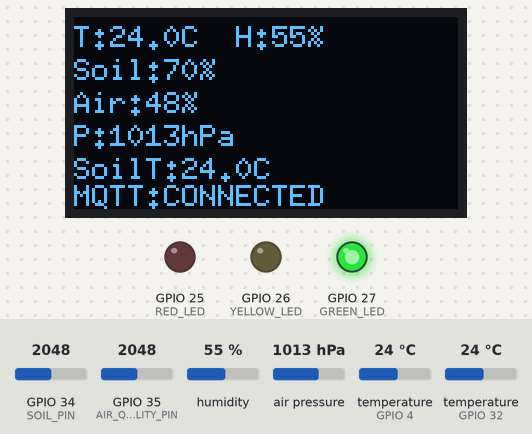
Recording of a sketch running on a simulated ESP32. Parts: 128×64 one-colour display, output pins drawn as LEDs (lit = HIGH). The test bench sets the inputs (shaded band); at power-on: temperature (sensors on GPIO 4, GPIO 32) 24 °C, GPIO 34 (SOIL_PIN) = 2048, GPIO 35 (AIR_QUALITY_PIN) = 2048, humidity 55 %, air pressure 1013 hPa. WiFi joins after 1.5 s; servers stay silent unless stated; the local clock reads 2024-03-15 10:24:30 at power-on unless the sketch sets it; no MQTT or app messages arrive unless stated; what the sketch prints to the serial monitor is not drawn.

Above: at 3.8 s.
3.9 s: temperature (sensor on GPIO 4) set to 15.3 °C
At 5.8 s:
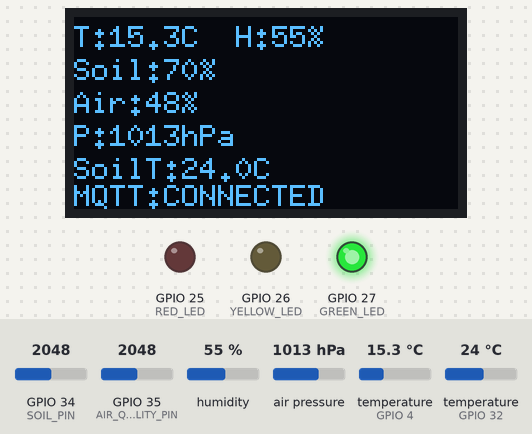
6.2 s: temperature (sensor on GPIO 4) set to 14.5 °C
At 7.2 s:
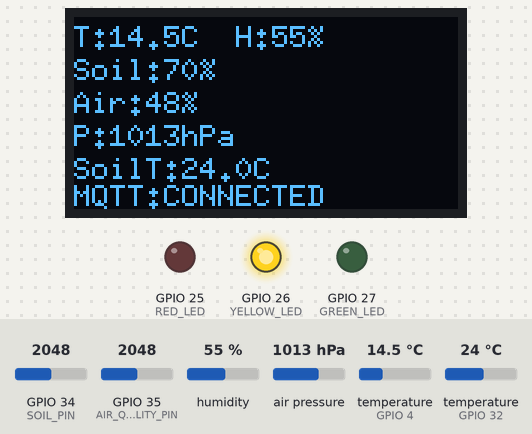
8.2 s: GPIO 34 (SOIL_PIN) set to 3485
At 9.7 s:
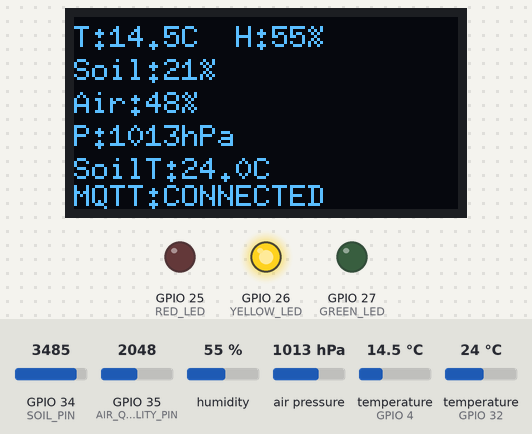
10.3 s: GPIO 34 (SOIL_PIN) set to 3550
At 11.8 s:
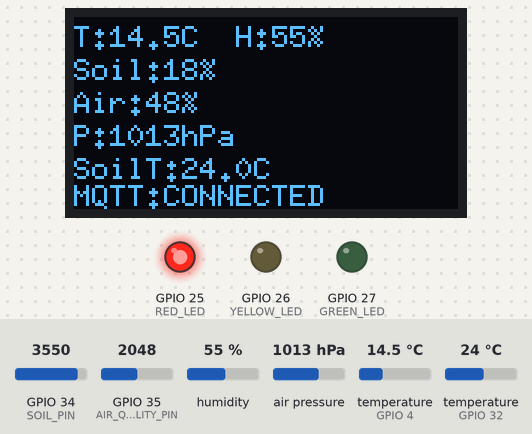
12.3 s: GPIO 34 (SOIL_PIN) set to 2866
At 13.5 s:
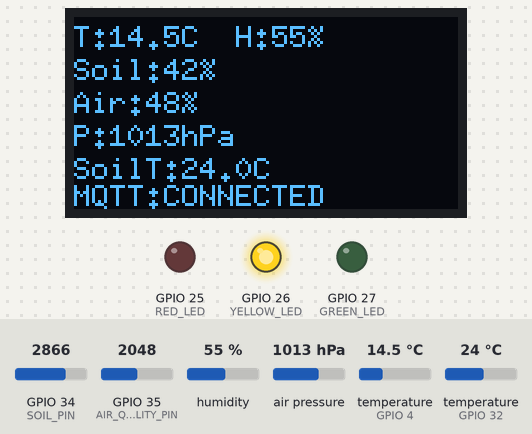
14.2 s: temperature (sensor on GPIO 4) set to 19 °C
At 16.1 s:
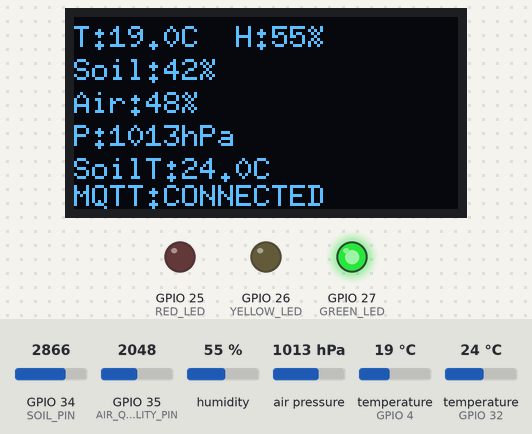
Timing chart, 0 to 17.2 s (numbered marks = the images above; inputs shaded):
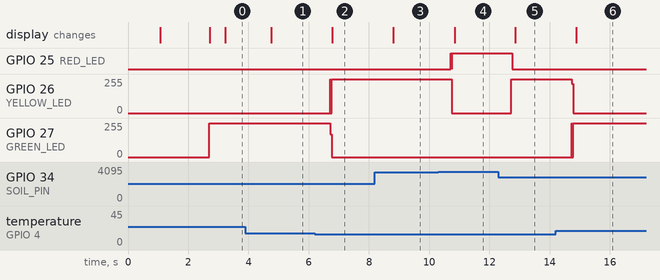

Measured:
- the behaviour switches between 15 and 14.9 °C on temperature (sensor on GPIO 4) (found by bisection; images 1 and 2)
- the behaviour switches between 3516 and 3517 on GPIO 34 (SOIL_PIN) (found by bisection; images 3 and 4)
- after the input at 3.9 s, the display: changes after 0.85 s (image 1)
- after the input at 6.2 s, GPIO 26 (YELLOW_LED): 0/255 → 255/255 after 0.51 s; GPIO 27 (GREEN_LED): 255/255 → 0/255 after 0.52 s; the display: changes after 0.58 s (image 2)
- after the input at 8.2 s, the display: changes after 0.61 s (image 3)
- after the input at 10.3 s, GPIO 25 (RED_LED): LOW → HIGH after 0.42 s, → LOW 0.02 s later, → HIGH 0.01 s later; GPIO 26 (YELLOW_LED): 255/255 → 0/255 after 0.46 s; the display: changes after 0.55 s (image 4)
- after the input at 12.3 s, GPIO 25 (RED_LED): HIGH → LOW after 0.46 s; GPIO 26 (YELLOW_LED): 0/255 → 255/255 after 0.43 s; the display: changes after 0.56 s (image 5)
- after the input at 14.2 s, GPIO 26 (YELLOW_LED): 255/255 → 0/255 after 0.54 s; GPIO 27 (GREEN_LED): 0/255 → 255/255 after 0.54 s; the display: changes after 0.69 s (image 6)

The sketch:

greenpulse.ino
```cpp
#include <WiFi.h>
#include <WiFiClientSecure.h>
#include <PubSubClient.h>
#include <ArduinoJson.h>
#include <time.h>

#include <DHT.h>
#include <Wire.h>
#include <Adafruit_BMP280.h>
#include <U8g2lib.h>
#include <OneWire.h>
#include <DallasTemperature.h>

#include "secrets.h"
#include "certificates.h"

// =====================================================
// PIN DEFINITIONS (EXACTLY AS SPECIFIED - UNCHANGED)
// =====================================================

// ---------- DHT22 ----------
#define DHT_PIN 4
#define DHT_TYPE DHT22

// ---------- Soil Moisture ----------
#define SOIL_PIN 34

// ---------- Air Quality ----------
#define AIR_QUALITY_PIN 35

// ---------- BMP280 / OLED I2C ----------
#define SDA_PIN 21
#define SCL_PIN 22

// ---------- DS18B20 ----------
#define DS18B20_PIN 32

// ---------- LEDs ----------
#define RED_LED 25
#define YELLOW_LED 26
#define GREEN_LED 27


// =====================================================
// SENSOR OBJECTS
// =====================================================

DHT dht(DHT_PIN, DHT_TYPE);

Adafruit_BMP280 bmp;

OneWire oneWire(DS18B20_PIN);
DallasTemperature ds18b20(&oneWire);

U8G2_SH1106_128X64_NONAME_F_HW_I2C oled(
  U8G2_R0,
  U8X8_PIN_NONE
);


// =====================================================
// SENSOR VARIABLES
// =====================================================

float temperature = 0.0;
float humidity = 0.0;

int soilRaw = 0;
float soilPercent = 0.0;

int airQualityRaw = 0;
float airQualityPercent = 0.0;

float pressure = 0.0;

float soilTemperature = 0.0;


// =====================================================
// SOIL SENSOR CALIBRATION
// =====================================================
const int SOIL_DRY_VALUE = 4095;
const int SOIL_WET_VALUE = 1200;


// =====================================================
// AIR QUALITY CALIBRATION
// =====================================================
const int AIR_CLEAN_VALUE = 1000;
const int AIR_BAD_VALUE = 3000;


// =====================================================
// TIMING INTERVALS
// =====================================================

const unsigned long PUBLISH_INTERVAL        = 10000; // Publish telemetry every 10s
const unsigned long MQTT_RECONNECT_INTERVAL = 15000;
const unsigned long WIFI_RECONNECT_INTERVAL = 10000;

const unsigned long SENSOR_INTERVAL         = 2000;  // Periodic sensor read interval (prevents I2C bus lockup)
const unsigned long DHT_INTERVAL            = 2000;  // DHT22 minimum sampling interval
const unsigned long DS18B20_INTERVAL        = 2000;  // Soil temp interval
const unsigned long OLED_UPDATE_INTERVAL    = 500;   // Refresh screen 2x/sec


// =====================================================
// NETWORK OBJECTS
// =====================================================

WiFiClientSecure secureClient;
PubSubClient mqttClient(secureClient);


// =====================================================
// CONNECTION STATUS & TIMERS
// =====================================================

bool mqttConnected = false;

unsigned long lastPublishTime = 0;
unsigned long lastMQTTReconnectAttempt = 0;
unsigned long lastWiFiReconnectAttempt = 0;

unsigned long lastSensorRead = 0;
unsigned long lastDHTRead = 0;
unsigned long lastDS18B20Request = 0;
unsigned long lastDS18B20Conversion = 0;
unsigned long lastOLEDUpdate = 0;

bool ds18b20ConversionStarted = false;


// =====================================================
// FORWARD DECLARATIONS
// =====================================================

void connectToWiFi();
void connectToMQTT();
void syncNTP();

void handleMQTT();
void mqttCallback(char* topic, byte* payload, unsigned int length);

void readDHT22();
void readSoilMoisture();
void readAirQuality();
void readBMP280();
void readDS18B20();

void updatePriorityLEDs();
void updateOLED();

void publishSensorData();

String getUTCTimestamp();


// =====================================================
// SETUP
// =====================================================

void setup() {

  Serial.begin(115200);
  delay(1000);

  Serial.println();
  Serial.println("======================================");
  Serial.println("       GREENPULSE IoT DEVICE");
  Serial.println("======================================");

  // 1. GPIO / LEDs Initialization
  pinMode(RED_LED, OUTPUT);
  pinMode(YELLOW_LED, OUTPUT);
  pinMode(GREEN_LED, OUTPUT);

  digitalWrite(RED_LED, LOW);
  digitalWrite(YELLOW_LED, LOW);
  digitalWrite(GREEN_LED, LOW);

  // 2. I2C Bus Initialization
  Wire.begin(SDA_PIN, SCL_PIN);

  // 3. DHT22 Initialization
  dht.begin();
  Serial.println("DHT22 initialized.");

  // 4. DS18B20 Initialization (Non-blocking mode configured)
  ds18b20.begin();
  ds18b20.setWaitForConversion(false); // CRITICAL: Avoids 750ms blocking freeze in loop()!
  ds18b20.setResolution(10);           // 10-bit resolution (~187ms conversion time)
  Serial.print("DS18B20 devices found: ");
  Serial.println(ds18b20.getDeviceCount());

  // 5. BMP280 Initialization (Checks both 0x76 and alternate 0x77 I2C addresses)
  if (bmp.begin(0x76) || bmp.begin(0x77)) {
    Serial.println("BMP280 initialized successfully.");
    bmp.setSampling(
      Adafruit_BMP280::MODE_NORMAL,
      Adafruit_BMP280::SAMPLING_X2,
      Adafruit_BMP280::SAMPLING_X16,
      Adafruit_BMP280::FILTER_X16,
      Adafruit_BMP280::STANDBY_MS_500
    );
  } else {
    Serial.println("WARNING: BMP280 not detected on 0x76 or 0x77!");
  }

  // 6. OLED Initialization
  oled.begin();
  oled.clearBuffer();
  oled.setFont(u8g2_font_6x10_tf);
  oled.drawStr(0, 12, "GreenPulse IoT");
  oled.drawStr(0, 28, "Connecting WiFi...");
  oled.drawStr(0, 44, "Please wait");
  oled.sendBuffer();
  Serial.println("OLED initialized.");

  // 7. WiFi & NTP Time Sync
  connectToWiFi();
  syncNTP();

  // 8. AWS TLS Security Configuration (Loaded from certificates.h)
  Serial.println();
  Serial.println("Configuring AWS TLS...");
  secureClient.setCACert(AWS_CERT_CA);
  secureClient.setCertificate(AWS_CERT_CRT);
  secureClient.setPrivateKey(AWS_CERT_PRIVATE);
  Serial.println("AWS TLS certificates loaded successfully.");

  // 9. MQTT Client Setup
  mqttClient.setServer(AWS_IOT_ENDPOINT, AWS_IOT_PORT);
  mqttClient.setCallback(mqttCallback);
  mqttClient.setKeepAlive(120);
  mqttClient.setSocketTimeout(15);
  mqttClient.setBufferSize(2048);

  // 10. Initial MQTT Connection
  connectToMQTT();

  Serial.println();
  Serial.println("======================================");
  Serial.println("GreenPulse initialization complete.");
  Serial.println("======================================");
}


// =====================================================
// MAIN LOOP
// =====================================================

void loop() {

  // 1. Maintain WiFi Connection
  if (WiFi.status() != WL_CONNECTED) {
    mqttConnected = false;
    if (millis() - lastWiFiReconnectAttempt >= WIFI_RECONNECT_INTERVAL) {
      lastWiFiReconnectAttempt = millis();
      connectToWiFi();
    }
    delay(10);
    return;
  }

  // 2. Maintain MQTT Connection & Keepalive
  handleMQTT();

  // 3. Periodic Sensor Readings (DHT, DS18B20, Soil, Air, BMP280)
  readDHT22();
  readDS18B20();

  if (millis() - lastSensorRead >= SENSOR_INTERVAL) {
    lastSensorRead = millis();
    readSoilMoisture();
    readAirQuality();
    readBMP280();
  }

  // 4. Update LEDs according to health priorities
  updatePriorityLEDs();

  // 5. Update OLED Screen
  if (millis() - lastOLEDUpdate >= OLED_UPDATE_INTERVAL) {
    lastOLEDUpdate = millis();
    updateOLED();
  }

  delay(10);
}


// =====================================================
// WIFI CONNECTION & NTP TIME SYNC
// =====================================================

void connectToWiFi() {
  if (WiFi.status() == WL_CONNECTED) {
    return;
  }

  Serial.println();
  Serial.println("======================================");
  Serial.println("Connecting to Wi-Fi...");
  Serial.println("======================================");

  WiFi.mode(WIFI_STA);
  WiFi.setSleep(false);
  WiFi.setAutoReconnect(true);
  WiFi.begin(WIFI_SSID, WIFI_PASSWORD);

  int attempts = 0;
  while (WiFi.status() != WL_CONNECTED && attempts < 40) {
    delay(500);
    Serial.print(".");
    attempts++;
  }
  Serial.println();

  if (WiFi.status() == WL_CONNECTED) {
    Serial.println("Wi-Fi connected!");
    Serial.print("IP Address: ");
    Serial.println(WiFi.localIP());
    Serial.print("Wi-Fi RSSI: ");
    Serial.print(WiFi.RSSI());
    Serial.println(" dBm");
  } else {
    Serial.println("Wi-Fi connection failed. Will retry periodically.");
  }
}

void syncNTP() {
  Serial.println("Synchronizing NTP Time with pool.ntp.org...");
  configTime(0, 0, "pool.ntp.org", "time.nist.gov");

  time_t now = time(nullptr);
  int retry = 0;
  while (now < 100000 && retry < 20) {
    delay(300);
    Serial.print(".");
    now = time(nullptr);
    retry++;
  }
  Serial.println();

  if (now > 100000) {
    Serial.println("[OK] UTC Time synchronized successfully.");
  } else {
    Serial.println("[WARN] NTP sync pending, will retry in background.");
  }
}


// =====================================================
// MQTT CONNECTION (STABLE RECONNECT LOGIC)
// =====================================================

void connectToMQTT() {
  if (WiFi.status() != WL_CONNECTED) {
    return;
  }

  if (mqttClient.connected()) {
    mqttConnected = true;
    return;
  }

  Serial.println();
  Serial.println("======================================");
  Serial.println("Connecting to AWS IoT Core via TLS...");
  Serial.println("======================================");
  Serial.print("Endpoint: ");
  Serial.println(AWS_IOT_ENDPOINT);
  Serial.print("MQTT Client ID: ");
  Serial.println(MQTT_CLIENT_ID);

  bool connected = mqttClient.connect(MQTT_CLIENT_ID);

  if (connected) {
    mqttConnected = true;

    Serial.println();
    Serial.println("======================================");
    Serial.println("AWS IoT MQTT CONNECTED!");
    Serial.println("======================================");

    // Subscribe to topics
    mqttClient.subscribe(MQTT_AI_QUOTE_TOPIC);
    mqttClient.subscribe(MQTT_AI_ALERT_TOPIC);
    mqttClient.subscribe(MQTT_PLANT_STATUS_TOPIC);

    Serial.println("Subscribed to GreenPulse command topics.");
    lastPublishTime = millis();

  } else {
    mqttConnected = false;
    Serial.println();
    Serial.println("AWS IoT MQTT connection FAILED.");
    Serial.print("PubSubClient state: ");
    Serial.println(mqttClient.state());
  }
}


// =====================================================
// MQTT HANDLER
// =====================================================

void handleMQTT() {
  if (mqttClient.connected()) {
    mqttConnected = true;
    mqttClient.loop();

    // Periodic sensor publish
    if (millis() - lastPublishTime >= PUBLISH_INTERVAL) {
      publishSensorData();
      lastPublishTime = millis();
    }
    return;
  }

  if (mqttConnected) {
    mqttConnected = false;
    Serial.println("\n[MQTT] Connection lost. Reconnecting soon...");
  }

  if (millis() - lastMQTTReconnectAttempt >= MQTT_RECONNECT_INTERVAL) {
    lastMQTTReconnectAttempt = millis();
    connectToMQTT();
  }
}


// =====================================================
// MQTT CALLBACK
// =====================================================

void mqttCallback(char* topic, byte* payload, unsigned int length) {
  Serial.println();
  Serial.println("======================================");
  Serial.print("MQTT MESSAGE RECEIVED [");
  Serial.print(topic);
  Serial.println("]:");

  for (unsigned int i = 0; i < length; i++) {
    Serial.print((char)payload[i]);
  }
  Serial.println();
  Serial.println("======================================");
}


// =====================================================
// SENSOR READING FUNCTIONS
// =====================================================

void readDHT22() {
  if (millis() - lastDHTRead < DHT_INTERVAL) {
    return;
  }
  lastDHTRead = millis();

  float newHumidity = dht.readHumidity();
  float newTemperature = dht.readTemperature();

  if (!isnan(newHumidity) && !isnan(newTemperature)) {
    humidity = newHumidity;
    temperature = newTemperature;
  }
}

void readSoilMoisture() {
  long sum = 0;
  for (int i = 0; i < 5; i++) {
    sum += analogRead(SOIL_PIN);
    delayMicroseconds(50);
  }
  soilRaw = sum / 5;

  float mapped = (float)map(soilRaw, SOIL_DRY_VALUE, SOIL_WET_VALUE, 0, 100);
  soilPercent = constrain(mapped, 0.0f, 100.0f);
}

void readAirQuality() {
  long sum = 0;
  for (int i = 0; i < 5; i++) {
    sum += analogRead(AIR_QUALITY_PIN);
    delayMicroseconds(50);
  }
  airQualityRaw = sum / 5;

  float mapped = (float)map(airQualityRaw, AIR_CLEAN_VALUE, AIR_BAD_VALUE, 100, 0);
  airQualityPercent = constrain(mapped, 0.0f, 100.0f);
}

void readBMP280() {
  float p = bmp.readPressure();
  if (!isnan(p) && p > 30000.0f) {
    pressure = p / 100.0F; // Pa to hPa
  }
}

void readDS18B20() {
  // 1. Request conversion periodically
  if (!ds18b20ConversionStarted && (millis() - lastDS18B20Request >= DS18B20_INTERVAL)) {
    lastDS18B20Request = millis();
    ds18b20.requestTemperatures();
    ds18b20ConversionStarted = true;
    lastDS18B20Conversion = millis();
  }

  // 2. Read temperature once 10-bit conversion is ready (~250ms)
  if (ds18b20ConversionStarted && (millis() - lastDS18B20Conversion >= 250)) {
    float newTemperature = ds18b20.getTempCByIndex(0);
    if (newTemperature != DEVICE_DISCONNECTED_C && newTemperature > -40.0f && newTemperature < 100.0f && newTemperature != 85.0f) {
      soilTemperature = newTemperature;
    }
    ds18b20ConversionStarted = false;
  }
}


// =====================================================
// PRIORITY LED SYSTEM
// =====================================================

void updatePriorityLEDs() {
  digitalWrite(RED_LED, LOW);
  digitalWrite(YELLOW_LED, LOW);
  digitalWrite(GREEN_LED, LOW);

  // Critical alert
  if (soilPercent < 20 || temperature > 35 || temperature < 10) {
    digitalWrite(RED_LED, HIGH);
    return;
  }

  // Warning alert
  if (soilPercent < 40 || temperature > 30 || temperature < 15) {
    digitalWrite(YELLOW_LED, HIGH);
    return;
  }

  // Normal status
  digitalWrite(GREEN_LED, HIGH);
}


// =====================================================
// OLED DISPLAY
// =====================================================

void updateOLED() {
  oled.clearBuffer();
  oled.setFont(u8g2_font_6x10_tf);

  // Line 1: Ambient Temp & Humidity
  oled.setCursor(0, 10);
  oled.print("T:");
  oled.print(temperature, 1);
  oled.print("C  H:");
  oled.print(humidity, 0);
  oled.print("%");

  // Line 2: Soil Moisture
  oled.setCursor(0, 21);
  oled.print("Soil:");
  oled.print(soilPercent, 0);
  oled.print("%");

  // Line 3: Air Quality Indicator
  oled.setCursor(0, 32);
  oled.print("Air:");
  oled.print(airQualityPercent, 0);
  oled.print("%");

  // Line 4: Barometric Pressure
  oled.setCursor(0, 43);
  oled.print("P:");
  oled.print(pressure, 0);
  oled.print("hPa");

  // Line 5: Soil Temperature (DS18B20)
  oled.setCursor(0, 54);
  oled.print("SoilT:");
  oled.print(soilTemperature, 1);
  oled.print("C");

  // Line 6: MQTT Status
  oled.setCursor(0, 63);
  oled.print("MQTT:");
  if (mqttClient.connected()) {
    oled.print("CONNECTED");
  } else {
    oled.print("OFFLINE");
  }

  oled.sendBuffer();
}


// =====================================================
// PUBLISH SENSOR DATA (100% AWS IOT COMPLIANT)
// =====================================================

void publishSensorData() {
  if (!mqttClient.connected()) {
    Serial.println("[MQTT] Publish skipped: MQTT is disconnected.");
    return;
  }

  JsonDocument doc;

  doc["device_id"]           = MQTT_CLIENT_ID;
  doc["timestamp"]           = getUTCTimestamp();
  doc["temperature"]         = round(temperature * 10.0f) / 10.0f;
  doc["humidity"]            = round(humidity * 10.0f) / 10.0f;
  doc["soil_moisture"]       = round(soilPercent * 10.0f) / 10.0f;
  doc["soil_temperature"]    = round(soilTemperature * 10.0f) / 10.0f;
  doc["air_quality_percent"] = round(airQualityPercent * 10.0f) / 10.0f;
  doc["air_pressure"]        = round(pressure * 10.0f) / 10.0f;

  char jsonBuffer[512];
  serializeJson(doc, jsonBuffer, sizeof(jsonBuffer));

  Serial.println();
  Serial.println("--- PUBLISHING SENSOR DATA ---");
  Serial.print("Topic: ");
  Serial.println(MQTT_SENSOR_TOPIC);
  Serial.print("Payload: ");
  Serial.println(jsonBuffer);

  // Calling publish without length variable prevents PubSubClient from converting
  // length into 'retained = true', ensuring stable 100% connection with AWS IoT Core.
  bool success = mqttClient.publish(MQTT_SENSOR_TOPIC, jsonBuffer);

  if (success) {
    Serial.println("MQTT Publish: SUCCESS");
  } else {
    Serial.println("MQTT Publish: FAILED");
    Serial.print("PubSubClient state: ");
    Serial.println(mqttClient.state());
  }
}


// =====================================================
// UTC TIMESTAMP
// =====================================================

String getUTCTimestamp() {
  struct tm timeinfo;
  if (!getLocalTime(&timeinfo, 500)) {
    time_t now = time(nullptr);
    if (now > 100000) {
      gmtime_r(&now, &timeinfo);
      char timestamp[30];
      strftime(timestamp, sizeof(timestamp), "%Y-%m-%dT%H:%M:%SZ", &timeinfo);
      return String(timestamp);
    }
    return "1970-01-01T00:00:00Z";
  }

  char timestamp[30];
  strftime(timestamp, sizeof(timestamp), "%Y-%m-%dT%H:%M:%SZ", &timeinfo);
  return String(timestamp);
}
```

Source omitted: certificates.h (4797 bytes), secrets.h (1027 bytes)
